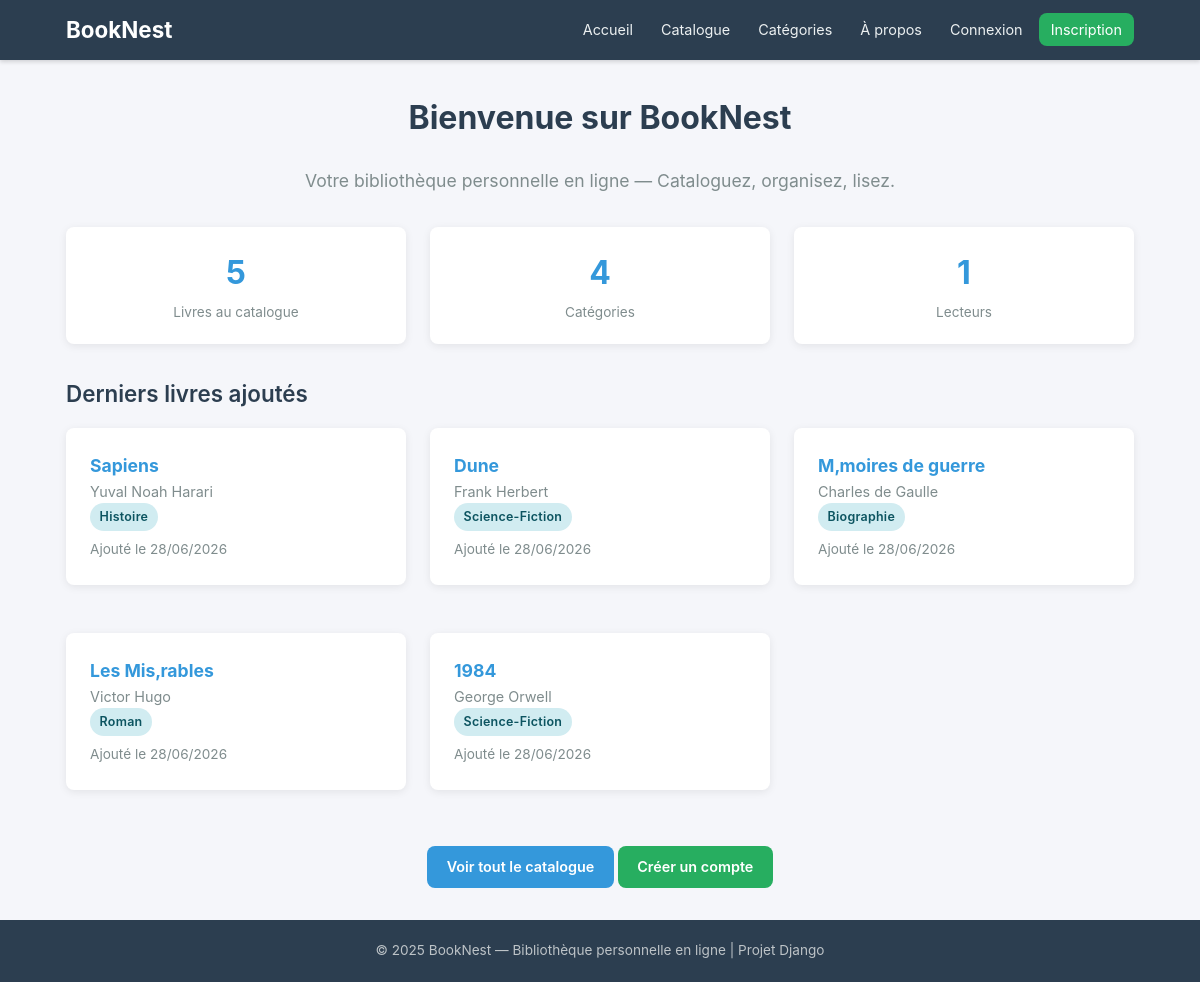
The app's page /, older data.
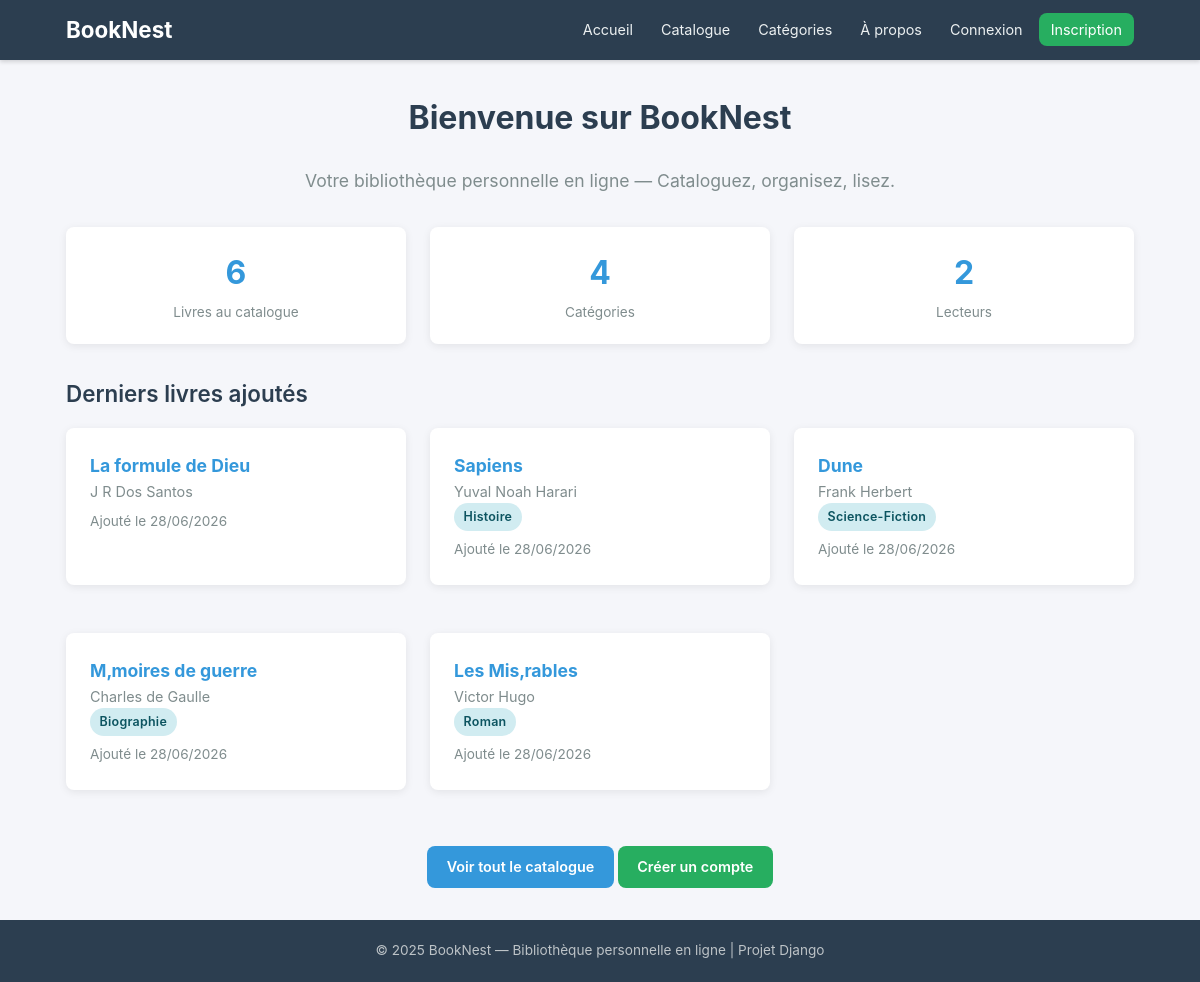
The same page, newer data.
### books/models.py (models this page shows, shortened)
class Book(models.Model):
    title = models.CharField(
        max_length=250,
        verbose_name="Titre"
    )
    author = models.CharField(
        max_length=250,
        verbose_name="Auteur"
    )
    isbn = models.CharField(
        max_length=13,
        blank=True,
        null=True,
        unique=True,
        verbose_name="ISBN"
    )
    summary = models.TextField(
        blank=True,
        verbose_name="Résumé"
    )
    publication_year = models.IntegerField(
        null=True,
        blank=True,
        verbose_name="Année de publication"
    )
    cover_image = models.ImageField(
        upload_to='book_covers/',
        blank=True,
        null=True,
        verbose_name="Image de couverture (fichier)"
    )
    cover_url = models.URLField(
        blank=True,
        null=True,
        verbose_name="URL de couverture (lien externe)"
    )
    category = models.ForeignKey(
        Category,
        on_delete=models.SET_NULL,
        null=True,
        blank=True,
        related_name='books',
        verbose_name="Catégorie"
    )
    added_to_catalog = models.DateTimeField(
        auto_now_add=True,
        verbose_name="Date d'ajout au catalogue"
    )
    class Meta:
        verbose_name = "Livre"
        verbose_name_plural = "Livres"
        ordering = ['-added_to_catalog']
        unique_together = ('title', 'author')

class Category(models.Model):
    name = models.CharField(
        max_length=100,
        unique=True,
        verbose_name="Nom"
    )
    description = models.TextField(
        blank=True,
        verbose_name="Description"
    )
    class Meta:
        verbose_name = "Catégorie"
        verbose_name_plural = "Catégories"
        ordering = ['name']

### books/views.py (the view)
# urls.py: path('', views.HomeView.as_view(), name='home'),
class HomeView(TemplateView):
    template_name = 'books/home.html'
    def get_context_data(self, **kwargs):
        context = super().get_context_data(**kwargs)
        context['total_books'] = Book.objects.count()
        context['total_categories'] = Category.objects.count()
        context['total_users'] = UserBook.objects.values('user').distinct().count()
        context['latest_books'] = Book.objects.select_related('category').order_by('-added_to_catalog')[:5]
        return context

### templates/books/home.html (shortened to what this page needs)
{% extends 'base.html' %}
{% block content %}
<div class="text-center mb-2">
  <h1 class="page-title">Bienvenue sur BookNest</h1>
  <p class="page-subtitle">
    Votre bibliothèque personnelle en ligne — Cataloguez, organisez, lisez.
  </p>
</div>
<div class="stats-row">
  <div class="stat-box">
    <div class="stat-number">{{ total_books }}</div>
    <div class="stat-label">Livres au catalogue</div>
  </div>
  <div class="stat-box">
    <div class="stat-number">{{ total_categories }}</div>
    <div class="stat-label">Catégories</div>
  </div>
  <div class="stat-box">
    <div class="stat-number">{{ total_users }}</div>
    <div class="stat-label">Lecteurs</div>
  </div>
</div>
<div class="section-title">Derniers livres ajoutés</div>
<div class="card-grid">
  {% for book in latest_books %}
  <div class="card">
    <h3 class="book-title">
      <a href="{% url 'book-detail' book.pk %}">{{ book.title }}</a>
    </h3>
    <p class="book-author">{{ book.author }}</p>
    {% if book.category %}
    <span class="badge badge-reading">{{ book.category.name }}</span>
    {% endif %}
    <p class="text-muted" style="font-size: 0.85rem; margin-top: 0.5rem">
      Ajouté le {{ book.added_to_catalog|date:"d/m/Y" }}
    </p>
  </div>
  {% empty %}
  <p>Aucun livre dans le catalogue pour le moment.</p>
  {% endfor %}
</div>
<div class="text-center mt-2">
  <a href="{% url 'catalogue' %}" class="btn btn-primary"
    >Voir tout le catalogue</a
  >
  {% if not user.is_authenticated %}
  <a href="{% url 'accounts:signup' %}" class="btn btn-success">Créer un compte</a>
  {% else %}
  <a href="{% url 'my-books' %}" class="btn btn-success">Ma Bibliothèque</a>
  {% endif %}
</div>
{% endblock %}

Row changes from the older to the newer data that the page shows:
no longer on this page (row unchanged): Book: title "1984", author "George Orwell", category.name "Science-Fiction", added_to_catalog "28/06/2026"
added Book: title "La formule de Dieu", author "J R Dos Santos", added_to_catalog "28/06/2026"
Text that changed along with them:
{{ total_books }}: "5" → "6"
{{ total_users }}: "1" → "2"
